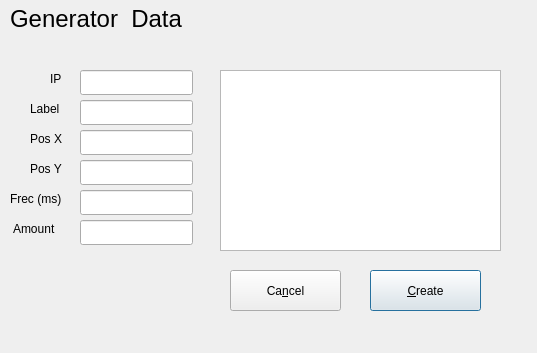
<?xml version="1.0" encoding="UTF-8"?>
<ui version="4.0">
 <class>NewGeneratorForm</class>
 <widget class="QWidget" name="NewGeneratorForm">
  <property name="geometry">
   <rect>
    <x>0</x>
    <y>0</y>
    <width>537</width>
    <height>353</height>
   </rect>
  </property>
  <property name="windowTitle">
   <string>Form</string>
  </property>
  <widget class="QLineEdit" name="lineEdit_PosY">
   <property name="geometry">
    <rect>
     <x>80</x>
     <y>160</y>
     <width>113</width>
     <height>25</height>
    </rect>
   </property>
  </widget>
  <widget class="QLabel" name="label_2">
   <property name="geometry">
    <rect>
     <x>30</x>
     <y>130</y>
     <width>67</width>
     <height>17</height>
    </rect>
   </property>
   <property name="text">
    <string>Pos X</string>
   </property>
  </widget>
  <widget class="QLabel" name="label_20">
   <property name="geometry">
    <rect>
     <x>50</x>
     <y>70</y>
     <width>21</width>
     <height>17</height>
    </rect>
   </property>
   <property name="text">
    <string>IP</string>
   </property>
  </widget>
  <widget class="QLineEdit" name="lineEdit_PosX">
   <property name="geometry">
    <rect>
     <x>80</x>
     <y>130</y>
     <width>113</width>
     <height>25</height>
    </rect>
   </property>
  </widget>
  <widget class="QGraphicsView" name="graphicsView">
   <property name="geometry">
    <rect>
     <x>220</x>
     <y>70</y>
     <width>281</width>
     <height>181</height>
    </rect>
   </property>
   <property name="lineWidth">
    <number>1</number>
   </property>
  </widget>
  <widget class="QLabel" name="label_6">
   <property name="geometry">
    <rect>
     <x>10</x>
     <y>10</y>
     <width>231</width>
     <height>17</height>
    </rect>
   </property>
   <property name="font">
    <font>
     <pointsize>18</pointsize>
    </font>
   </property>
   <property name="text">
    <string>Generator  Data</string>
   </property>
  </widget>
  <widget class="QLineEdit" name="lineEdit_Ip">
   <property name="geometry">
    <rect>
     <x>80</x>
     <y>70</y>
     <width>113</width>
     <height>25</height>
    </rect>
   </property>
  </widget>
  <widget class="QLabel" name="label_3">
   <property name="geometry">
    <rect>
     <x>30</x>
     <y>160</y>
     <width>67</width>
     <height>17</height>
    </rect>
   </property>
   <property name="text">
    <string>Pos Y</string>
   </property>
  </widget>
  <widget class="QLabel" name="label">
   <property name="geometry">
    <rect>
     <x>30</x>
     <y>100</y>
     <width>67</width>
     <height>17</height>
    </rect>
   </property>
   <property name="text">
    <string>Label</string>
   </property>
  </widget>
  <widget class="QPushButton" name="pushButton">
   <property name="geometry">
    <rect>
     <x>370</x>
     <y>270</y>
     <width>111</width>
     <height>41</height>
    </rect>
   </property>
   <property name="text">
    <string>&amp;Create</string>
   </property>
   <property name="iconSize">
    <size>
     <width>15</width>
     <height>16</height>
    </size>
   </property>
   <property name="default">
    <bool>true</bool>
   </property>
  </widget>
  <widget class="QLineEdit" name="lineEdit_Label">
   <property name="geometry">
    <rect>
     <x>80</x>
     <y>100</y>
     <width>113</width>
     <height>25</height>
    </rect>
   </property>
  </widget>
  <widget class="QLabel" name="label_19">
   <property name="geometry">
    <rect>
     <x>13</x>
     <y>220</y>
     <width>61</width>
     <height>17</height>
    </rect>
   </property>
   <property name="text">
    <string>Amount</string>
   </property>
  </widget>
  <widget class="QLineEdit" name="lineEdit_Amount">
   <property name="geometry">
    <rect>
     <x>80</x>
     <y>220</y>
     <width>113</width>
     <height>25</height>
    </rect>
   </property>
  </widget>
  <widget class="QLabel" name="label_21">
   <property name="geometry">
    <rect>
     <x>10</x>
     <y>190</y>
     <width>61</width>
     <height>17</height>
    </rect>
   </property>
   <property name="text">
    <string>Frec (ms)</string>
   </property>
  </widget>
  <widget class="QLineEdit" name="lineEdit_Frecuency">
   <property name="geometry">
    <rect>
     <x>80</x>
     <y>190</y>
     <width>113</width>
     <height>25</height>
    </rect>
   </property>
  </widget>
  <widget class="QPushButton" name="pushButton_2">
   <property name="geometry">
    <rect>
     <x>230</x>
     <y>270</y>
     <width>111</width>
     <height>41</height>
    </rect>
   </property>
   <property name="text">
    <string>Ca&amp;ncel</string>
   </property>
  </widget>
 </widget>
 <tabstops>
  <tabstop>lineEdit_Ip</tabstop>
  <tabstop>lineEdit_Label</tabstop>
  <tabstop>lineEdit_PosX</tabstop>
  <tabstop>lineEdit_PosY</tabstop>
  <tabstop>lineEdit_Frecuency</tabstop>
  <tabstop>lineEdit_Amount</tabstop>
  <tabstop>pushButton</tabstop>
  <tabstop>graphicsView</tabstop>
 </tabstops>
 <resources/>
 <connections/>
</ui>
